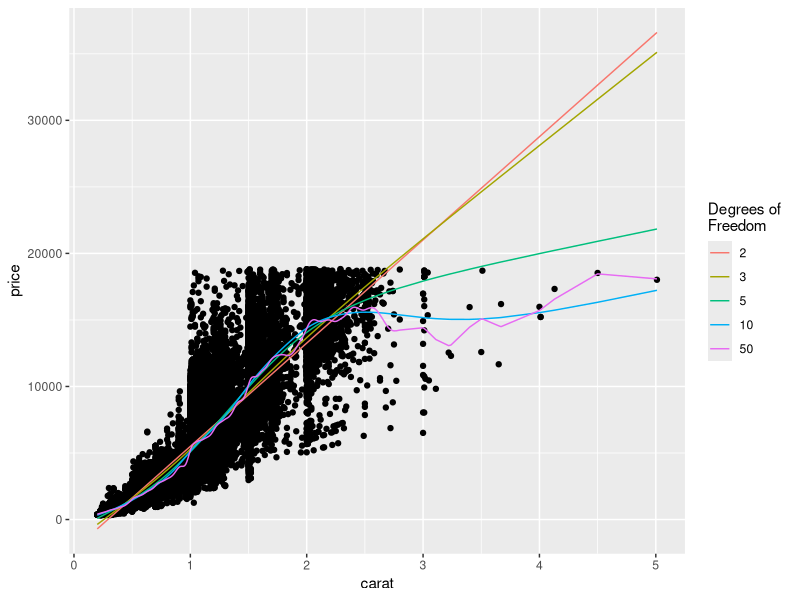

The R script that drew this image:
require(ggplot2)
require(plyr)

get.spline.info <- function(spline) {
  with(spline, {
    data.frame(x=x,y=y,df=df)
  })
}

data(diamonds)

with(diamonds, {
  #single spline graph
  spline <- smooth.spline(x=carat, y=price, df=5)
  splineDF <- ldply(list(spline), get.spline.info)
  g <- ggplot(diamonds, aes(x=carat,y=price)) + geom_point() + geom_line(data=splineDF, aes(x=x,y=y,color=factor(round(df,0))))
  g + scale_color_discrete("Degrees of \nFreedom")
  
  #multi spline graph
  spline3 <- smooth.spline(x=carat, y=price, df=2)
  spline4 <- smooth.spline(x=carat, y=price, df=3)
  spline5 <- smooth.spline(x=carat, y=price, df=10)
  spline6 <- smooth.spline(x=carat, y=price, df=50)
  splineDF <- ldply(list(spline, spline3,spline4,spline5,spline6), get.spline.info)
  g <- ggplot(diamonds, aes(x=carat,y=price)) + geom_point() + geom_line(data=splineDF, aes(x=x,y=y,color=factor(round(df,0))))
  g + scale_color_discrete("Degrees of \nFreedom")
})
